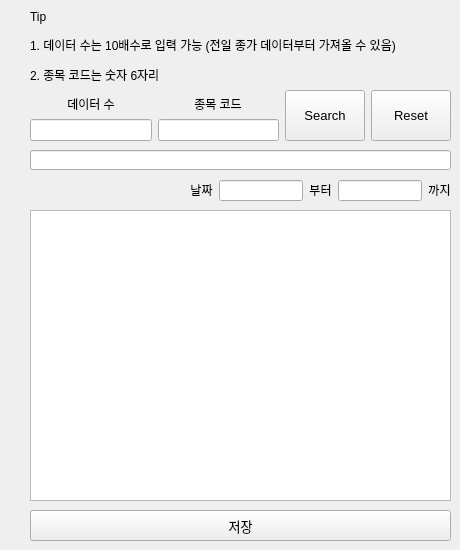
      <widget class="QWidget" name="tab_2">
       <attribute name="title">
        <string>데이터 검색 및 추출</string>
       </attribute>
       <widget class="QLabel" name="tips2">
        <property name="geometry">
         <rect>
          <x>30</x>
          <y>10</y>
          <width>421</width>
          <height>71</height>
         </rect>
        </property>
        <property name="sizePolicy">
         <sizepolicy hsizetype="Fixed" vsizetype="Fixed">
          <horstretch>0</horstretch>
          <verstretch>0</verstretch>
         </sizepolicy>
        </property>
        <property name="font">
         <font>
          <pointsize>9</pointsize>
          <stylestrategy>PreferAntialias</stylestrategy>
         </font>
        </property>
        <property name="frameShape">
         <enum>QFrame::NoFrame</enum>
        </property>
        <property name="frameShadow">
         <enum>QFrame::Plain</enum>
        </property>
        <property name="text">
         <string>&lt;html&gt;&lt;head/&gt;&lt;body&gt;&lt;p&gt;Tip&lt;/p&gt;&lt;p&gt;1. 데이터 수는 10배수로 입력 가능 (전일 종가 데이터부터 가져올 수 있음)&lt;/p&gt;&lt;p&gt;2. 종목 코드는 숫자 6자리&lt;/p&gt;&lt;/body&gt;&lt;/html&gt;</string>
        </property>
        <property name="textFormat">
         <enum>Qt::AutoText</enum>
        </property>
        <property name="alignment">
         <set>Qt::AlignLeading|Qt::AlignLeft|Qt::AlignVCenter</set>
        </property>
       </widget>
       <widget class="QPushButton" name="save_btn2">
        <property name="geometry">
         <rect>
          <x>30</x>
          <y>510</y>
          <width>421</width>
          <height>31</height>
         </rect>
        </property>
        <property name="sizePolicy">
         <sizepolicy hsizetype="Maximum" vsizetype="Ignored">
          <horstretch>0</horstretch>
          <verstretch>0</verstretch>
         </sizepolicy>
        </property>
        <property name="font">
         <font>
          <pointsize>10</pointsize>
          <stylestrategy>PreferAntialias</stylestrategy>
         </font>
        </property>
        <property name="autoFillBackground">
         <bool>false</bool>
        </property>
        <property name="text">
         <string>저장</string>
        </property>
       </widget>
       <widget class="QWidget" name="horizontalLayoutWidget_6">
        <property name="geometry">
         <rect>
          <x>30</x>
          <y>90</y>
          <width>421</width>
          <height>51</height>
         </rect>
        </property>
        <layout class="QHBoxLayout" name="horizontalLayout2_1">
         <item>
          <layout class="QHBoxLayout" name="horizontalLayout2_1_1">
           <item>
            <layout class="QVBoxLayout" name="verticalLayout2_1">
             <item alignment="Qt::AlignHCenter|Qt::AlignBottom">
              <widget class="QLabel" name="label2_1">
               <property name="sizePolicy">
                <sizepolicy hsizetype="Fixed" vsizetype="Fixed">
                 <horstretch>0</horstretch>
                 <verstretch>0</verstretch>
                </sizepolicy>
               </property>
               <property name="font">
                <font>
                 <pointsize>9</pointsize>
                 <stylestrategy>PreferAntialias</stylestrategy>
                </font>
               </property>
               <property name="text">
                <string>데이터 수</string>
               </property>
               <property name="alignment">
                <set>Qt::AlignCenter</set>
               </property>
              </widget>
             </item>
             <item>
              <widget class="QLineEdit" name="data_len2">
               <property name="sizePolicy">
                <sizepolicy hsizetype="Ignored" vsizetype="Ignored">
                 <horstretch>0</horstretch>
                 <verstretch>0</verstretch>
                </sizepolicy>
               </property>
               <property name="inputMethodHints">
                <set>Qt::ImhNone</set>
               </property>
               <property name="text">
                <string/>
               </property>
               <property name="alignment">
                <set>Qt::AlignCenter</set>
               </property>
              </widget>
             </item>
            </layout>
           </item>
           <item>
            <layout class="QVBoxLayout" name="verticalLayout2_2">
             <item alignment="Qt::AlignHCenter|Qt::AlignBottom">
              <widget class="QLabel" name="label2_2">
               <property name="sizePolicy">
                <sizepolicy hsizetype="Fixed" vsizetype="Fixed">
                 <horstretch>0</horstretch>
                 <verstretch>0</verstretch>
                </sizepolicy>
               </property>
               <property name="font">
                <font>
                 <pointsize>9</pointsize>
                 <stylestrategy>PreferAntialias</stylestrategy>
                </font>
               </property>
               <property name="text">
                <string>종목 코드</string>
               </property>
               <property name="alignment">
                <set>Qt::AlignCenter</set>
               </property>
              </widget>
             </item>
             <item>
              <widget class="QLineEdit" name="stock_num2">
               <property name="sizePolicy">
                <sizepolicy hsizetype="Ignored" vsizetype="Ignored">
                 <horstretch>0</horstretch>
                 <verstretch>0</verstretch>
                </sizepolicy>
               </property>
               <property name="inputMethodHints">
                <set>Qt::ImhNone</set>
               </property>
               <property name="text">
                <string/>
               </property>
               <property name="alignment">
                <set>Qt::AlignCenter</set>
               </property>
              </widget>
             </item>
            </layout>
           </item>
          </layout>
         </item>
         <item>
          <widget class="QPushButton" name="Search_btn2">
           <property name="sizePolicy">
            <sizepolicy hsizetype="Maximum" vsizetype="Ignored">
             <horstretch>0</horstretch>
             <verstretch>0</verstretch>
            </sizepolicy>
           </property>
           <property name="font">
            <font>
             <pointsize>10</pointsize>
             <stylestrategy>PreferAntialias</stylestrategy>
            </font>
           </property>
           <property name="autoFillBackground">
            <bool>false</bool>
           </property>
           <property name="text">
            <string>Search</string>
           </property>
           <property name="autoDefault">
            <bool>false</bool>
           </property>
          </widget>
         </item>
         <item>
          <widget class="QPushButton" name="Reset_btn2">
           <property name="sizePolicy">
            <sizepolicy hsizetype="Maximum" vsizetype="Ignored">
             <horstretch>0</horstretch>
             <verstretch>0</verstretch>
            </sizepolicy>
           </property>
           <property name="font">
            <font>
             <pointsize>10</pointsize>
             <stylestrategy>PreferAntialias</stylestrategy>
            </font>
           </property>
           <property name="autoFillBackground">
            <bool>false</bool>
           </property>
           <property name="text">
            <string>Reset</string>
           </property>
          </widget>
         </item>
        </layout>
       </widget>
       <widget class="QLineEdit" name="result2">
        <property name="geometry">
         <rect>
          <x>30</x>
          <y>150</y>
          <width>421</width>
          <height>20</height>
         </rect>
        </property>
        <property name="font">
         <font>
          <weight>75</weight>
          <bold>true</bold>
         </font>
        </property>
        <property name="cursor">
         <cursorShape>IBeamCursor</cursorShape>
        </property>
        <property name="alignment">
         <set>Qt::AlignCenter</set>
        </property>
        <property name="dragEnabled">
         <bool>true</bool>
        </property>
        <property name="readOnly">
         <bool>true</bool>
        </property>
       </widget>
       <widget class="QTableView" name="tableView2">
        <property name="geometry">
         <rect>
          <x>30</x>
          <y>210</y>
          <width>421</width>
          <height>291</height>
         </rect>
        </property>
        <property name="sizePolicy">
         <sizepolicy hsizetype="Ignored" vsizetype="Ignored">
          <horstretch>0</horstretch>
          <verstretch>0</verstretch>
         </sizepolicy>
        </property>
       </widget>
       <widget class="QWidget" name="horizontalLayoutWidget_3">
        <property name="geometry">
         <rect>
          <x>190</x>
          <y>180</y>
          <width>261</width>
          <height>21</height>
         </rect>
        </property>
        <layout class="QHBoxLayout" name="horizontalLayout2_2">
         <item>
          <widget class="QLabel" name="label2_3">
           <property name="sizePolicy">
            <sizepolicy hsizetype="Fixed" vsizetype="Fixed">
             <horstretch>0</horstretch>
             <verstretch>0</verstretch>
            </sizepolicy>
           </property>
           <property name="font">
            <font>
             <pointsize>9</pointsize>
             <stylestrategy>PreferAntialias</stylestrategy>
            </font>
           </property>
           <property name="text">
            <string>날짜</string>
           </property>
           <property name="alignment">
            <set>Qt::AlignCenter</set>
           </property>
          </widget>
         </item>
         <item>
          <widget class="QLineEdit" name="start_date2">
           <property name="sizePolicy">
            <sizepolicy hsizetype="Ignored" vsizetype="Ignored">
             <horstretch>0</horstretch>
             <verstretch>0</verstretch>
            </sizepolicy>
           </property>
           <property name="inputMethodHints">
            <set>Qt::ImhDigitsOnly</set>
           </property>
           <property name="text">
            <string/>
           </property>
           <property name="alignment">
            <set>Qt::AlignCenter</set>
           </property>
           <property name="readOnly">
            <bool>true</bool>
           </property>
          </widget>
         </item>
         <item>
          <widget class="QLabel" name="label2_4">
           <property name="sizePolicy">
            <sizepolicy hsizetype="Fixed" vsizetype="Fixed">
             <horstretch>0</horstretch>
             <verstretch>0</verstretch>
            </sizepolicy>
           </property>
           <property name="font">
            <font>
             <pointsize>9</pointsize>
             <stylestrategy>PreferAntialias</stylestrategy>
            </font>
           </property>
           <property name="text">
            <string>부터</string>
           </property>
           <property name="alignment">
            <set>Qt::AlignCenter</set>
           </property>
          </widget>
         </item>
         <item>
          <widget class="QLineEdit" name="end_date2">
           <property name="sizePolicy">
            <sizepolicy hsizetype="Ignored" vsizetype="Ignored">
             <horstretch>0</horstretch>
             <verstretch>0</verstretch>
            </sizepolicy>
           </property>
           <property name="inputMethodHints">
            <set>Qt::ImhDigitsOnly</set>
           </property>
           <property name="text">
            <string/>
           </property>
           <property name="alignment">
            <set>Qt::AlignCenter</set>
           </property>
           <property name="readOnly">
            <bool>true</bool>
           </property>
          </widget>
         </item>
         <item>
          <widget class="QLabel" name="label2_5">
           <property name="sizePolicy">
            <sizepolicy hsizetype="Fixed" vsizetype="Fixed">
             <horstretch>0</horstretch>
             <verstretch>0</verstretch>
            </sizepolicy>
           </property>
           <property name="font">
            <font>
             <pointsize>9</pointsize>
             <stylestrategy>PreferAntialias</stylestrategy>
            </font>
           </property>
           <property name="text">
            <string>까지</string>
           </property>
           <property name="alignment">
            <set>Qt::AlignCenter</set>
           </property>
          </widget>
         </item>
        </layout>
       </widget>
      </widget>
